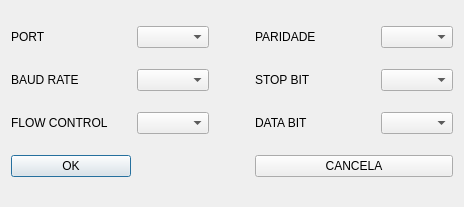
<?xml version="1.0" encoding="UTF-8"?>
<ui version="4.0">
 <class>Dialog</class>
 <widget class="QDialog" name="Dialog">
  <property name="geometry">
   <rect>
    <x>0</x>
    <y>0</y>
    <width>464</width>
    <height>207</height>
   </rect>
  </property>
  <property name="windowTitle">
   <string>Dialog</string>
  </property>
  <layout class="QGridLayout" name="gridLayout">
   <item row="0" column="0">
    <widget class="QLabel" name="lbPort">
     <property name="minimumSize">
      <size>
       <width>120</width>
       <height>0</height>
      </size>
     </property>
     <property name="text">
      <string>PORT</string>
     </property>
    </widget>
   </item>
   <item row="0" column="1">
    <widget class="QComboBox" name="cbPort"/>
   </item>
   <item row="0" column="3">
    <spacer name="horizontalSpacer">
     <property name="orientation">
      <enum>Qt::Orientation::Horizontal</enum>
     </property>
     <property name="sizeHint" stdset="0">
      <size>
       <width>16</width>
       <height>20</height>
      </size>
     </property>
    </spacer>
   </item>
   <item row="0" column="4">
    <widget class="QLabel" name="lbPar">
     <property name="minimumSize">
      <size>
       <width>120</width>
       <height>0</height>
      </size>
     </property>
     <property name="text">
      <string>PARIDADE</string>
     </property>
    </widget>
   </item>
   <item row="0" column="5">
    <widget class="QComboBox" name="cbPar"/>
   </item>
   <item row="1" column="0">
    <widget class="QLabel" name="lbBaud">
     <property name="minimumSize">
      <size>
       <width>120</width>
       <height>0</height>
      </size>
     </property>
     <property name="text">
      <string>BAUD RATE</string>
     </property>
    </widget>
   </item>
   <item row="1" column="1">
    <widget class="QComboBox" name="cbBaud"/>
   </item>
   <item row="1" column="3">
    <spacer name="horizontalSpacer_2">
     <property name="orientation">
      <enum>Qt::Orientation::Horizontal</enum>
     </property>
     <property name="sizeHint" stdset="0">
      <size>
       <width>16</width>
       <height>20</height>
      </size>
     </property>
    </spacer>
   </item>
   <item row="1" column="4">
    <widget class="QLabel" name="lbStop">
     <property name="minimumSize">
      <size>
       <width>120</width>
       <height>0</height>
      </size>
     </property>
     <property name="text">
      <string>STOP BIT</string>
     </property>
    </widget>
   </item>
   <item row="1" column="5">
    <widget class="QComboBox" name="cbStop"/>
   </item>
   <item row="2" column="0">
    <widget class="QLabel" name="lbFlow">
     <property name="minimumSize">
      <size>
       <width>120</width>
       <height>0</height>
      </size>
     </property>
     <property name="text">
      <string>FLOW CONTROL</string>
     </property>
    </widget>
   </item>
   <item row="2" column="1">
    <widget class="QComboBox" name="cbFlow"/>
   </item>
   <item row="2" column="3">
    <spacer name="horizontalSpacer_3">
     <property name="orientation">
      <enum>Qt::Orientation::Horizontal</enum>
     </property>
     <property name="sizeHint" stdset="0">
      <size>
       <width>16</width>
       <height>20</height>
      </size>
     </property>
    </spacer>
   </item>
   <item row="2" column="4">
    <widget class="QLabel" name="lbData">
     <property name="minimumSize">
      <size>
       <width>120</width>
       <height>0</height>
      </size>
     </property>
     <property name="text">
      <string>DATA BIT</string>
     </property>
    </widget>
   </item>
   <item row="2" column="5">
    <widget class="QComboBox" name="cbData"/>
   </item>
   <item row="3" column="0">
    <widget class="QPushButton" name="pbOk">
     <property name="text">
      <string>OK</string>
     </property>
    </widget>
   </item>
   <item row="3" column="2">
    <spacer name="horizontalSpacer_4">
     <property name="orientation">
      <enum>Qt::Orientation::Horizontal</enum>
     </property>
     <property name="sizeHint" stdset="0">
      <size>
       <width>16</width>
       <height>20</height>
      </size>
     </property>
    </spacer>
   </item>
   <item row="3" column="4" colspan="2">
    <widget class="QPushButton" name="pbCancela">
     <property name="text">
      <string>CANCELA</string>
     </property>
    </widget>
   </item>
  </layout>
 </widget>
 <resources/>
 <connections/>
</ui>
